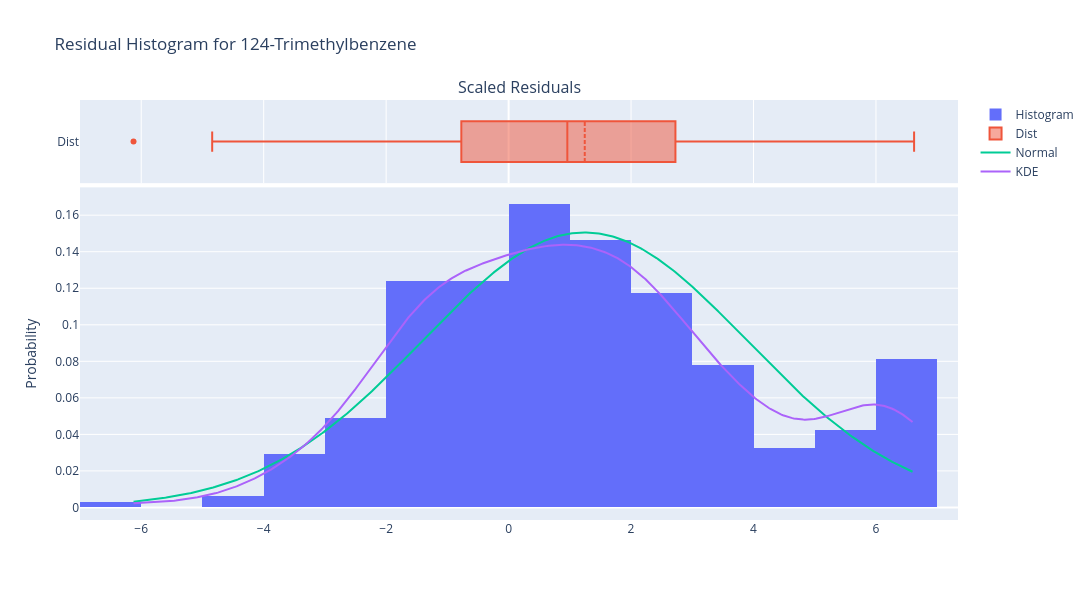

This figure's notebook cell:
### Code cell
# Residual Analysis shows the scaled residual histogram, along with metrics and distribution curves. The abs_threshold parameter specifies the condition for the returned values of the function call as those residuals which exceed the absolute value of that threshold.
abs_threshold = 3.0
threshold_residuals = model_analysis.plot_residual_histogram(feature_idx=0, abs_threshold=abs_threshold)

### Figure 1 — Plotly figure (JSON) as saved in the notebook; plotly's stock layout.template omitted (floating-point values rounded to 4 significant figures; data arrays with more than 128 entries replaced by an {"elided": "..."} marker saying what was removed)
{"data": [{"histnorm": "probability", "name": "Histogram", "type": "histogram", "x": {"elided": "307 float values"}, "xaxis": "x2", "yaxis": "y2"}, {"boxmean": true, "name": "Dist", "type": "box", "x": {"elided": "307 float values"}, "xaxis": "x", "yaxis": "y"}, {"mode": "lines", "name": "Normal", "type": "scatter", "x": {"elided": "500 float values"}, "xaxis": "x2", "y": {"elided": "500 float values"}, "yaxis": "y2"}, {"mode": "lines", "name": "KDE", "type": "scatter", "x": {"elided": "500 float values"}, "xaxis": "x2", "y": {"elided": "500 float values"}, "yaxis": "y2"}], "layout": {"annotations": [{"font": {"size": 16}, "showarrow": false, "text": "Scaled Residuals", "x": 0.5, "xanchor": "center", "xref": "paper", "y": 1, "yanchor": "bottom", "yref": "paper"}], "height": 600, "hovermode": "x unified", "showlegend": true, "title": {"text": "Residual Histogram for 124-Trimethylbenzene"}, "width": 1200, "xaxis": {"anchor": "y", "domain": [0, 1], "matches": "x2", "showticklabels": false}, "xaxis2": {"anchor": "y2", "domain": [0, 1]}, "yaxis": {"anchor": "x", "domain": [0.802, 1]}, "yaxis2": {"anchor": "x2", "domain": [0, 0.792], "title": {"text": "Probability"}}}}
